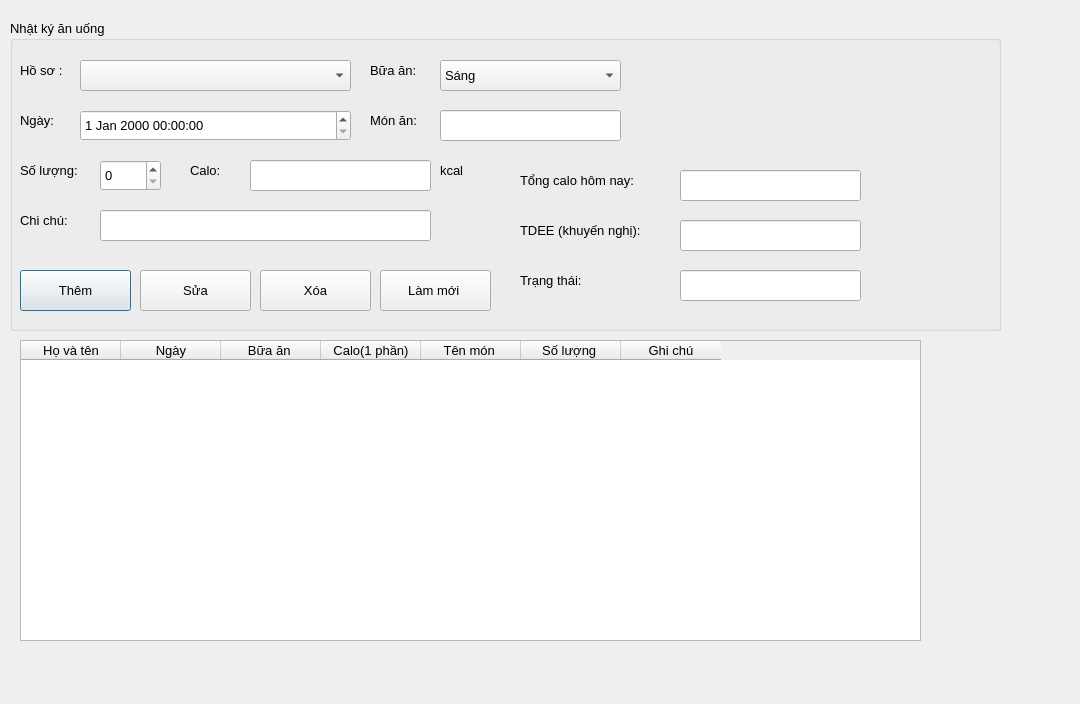
<?xml version="1.0" encoding="UTF-8"?>
<ui version="4.0">
 <class>Dialog</class>
 <widget class="QDialog" name="Dialog">
  <property name="geometry">
   <rect>
    <x>0</x>
    <y>0</y>
    <width>1080</width>
    <height>704</height>
   </rect>
  </property>
  <property name="windowTitle">
   <string>Dialog</string>
  </property>
  <widget class="QGroupBox" name="groupBox_2">
   <property name="geometry">
    <rect>
     <x>10</x>
     <y>20</y>
     <width>991</width>
     <height>311</height>
    </rect>
   </property>
   <property name="font">
    <font>
     <pointsize>10</pointsize>
    </font>
   </property>
   <property name="title">
    <string>Nhật ký ăn uống </string>
   </property>
   <widget class="QLabel" name="label_7">
    <property name="geometry">
     <rect>
      <x>10</x>
      <y>80</y>
      <width>61</width>
      <height>41</height>
     </rect>
    </property>
    <property name="font">
     <font>
      <pointsize>10</pointsize>
     </font>
    </property>
    <property name="text">
     <string>Ngày:</string>
    </property>
   </widget>
   <widget class="QLabel" name="label_8">
    <property name="geometry">
     <rect>
      <x>360</x>
      <y>30</y>
      <width>61</width>
      <height>41</height>
     </rect>
    </property>
    <property name="font">
     <font>
      <pointsize>10</pointsize>
     </font>
    </property>
    <property name="text">
     <string>Bữa ăn:</string>
    </property>
   </widget>
   <widget class="QLabel" name="label_9">
    <property name="geometry">
     <rect>
      <x>360</x>
      <y>80</y>
      <width>61</width>
      <height>41</height>
     </rect>
    </property>
    <property name="font">
     <font>
      <pointsize>10</pointsize>
     </font>
    </property>
    <property name="text">
     <string>Món ăn:</string>
    </property>
   </widget>
   <widget class="QLineEdit" name="lineEdit_mon">
    <property name="geometry">
     <rect>
      <x>430</x>
      <y>90</y>
      <width>181</width>
      <height>31</height>
     </rect>
    </property>
    <property name="font">
     <font>
      <pointsize>10</pointsize>
     </font>
    </property>
   </widget>
   <widget class="QLabel" name="label_10">
    <property name="geometry">
     <rect>
      <x>10</x>
      <y>130</y>
      <width>71</width>
      <height>41</height>
     </rect>
    </property>
    <property name="font">
     <font>
      <pointsize>10</pointsize>
     </font>
    </property>
    <property name="text">
     <string>Số lượng:</string>
    </property>
   </widget>
   <widget class="QSpinBox" name="spinBox_soluong">
    <property name="geometry">
     <rect>
      <x>90</x>
      <y>140</y>
      <width>61</width>
      <height>31</height>
     </rect>
    </property>
    <property name="font">
     <font>
      <pointsize>10</pointsize>
     </font>
    </property>
   </widget>
   <widget class="QLineEdit" name="lineEdit_calo">
    <property name="geometry">
     <rect>
      <x>240</x>
      <y>140</y>
      <width>181</width>
      <height>31</height>
     </rect>
    </property>
    <property name="font">
     <font>
      <pointsize>10</pointsize>
     </font>
    </property>
   </widget>
   <widget class="QLabel" name="label_11">
    <property name="geometry">
     <rect>
      <x>180</x>
      <y>130</y>
      <width>51</width>
      <height>41</height>
     </rect>
    </property>
    <property name="font">
     <font>
      <pointsize>10</pointsize>
     </font>
    </property>
    <property name="text">
     <string>Calo:</string>
    </property>
   </widget>
   <widget class="QLabel" name="label_12">
    <property name="geometry">
     <rect>
      <x>430</x>
      <y>130</y>
      <width>41</width>
      <height>41</height>
     </rect>
    </property>
    <property name="font">
     <font>
      <pointsize>10</pointsize>
     </font>
    </property>
    <property name="text">
     <string>kcal</string>
    </property>
   </widget>
   <widget class="QLabel" name="label_13">
    <property name="geometry">
     <rect>
      <x>10</x>
      <y>180</y>
      <width>71</width>
      <height>41</height>
     </rect>
    </property>
    <property name="font">
     <font>
      <pointsize>10</pointsize>
     </font>
    </property>
    <property name="text">
     <string>Chi chú:</string>
    </property>
   </widget>
   <widget class="QLineEdit" name="lineEdit_ghichu">
    <property name="geometry">
     <rect>
      <x>90</x>
      <y>190</y>
      <width>331</width>
      <height>31</height>
     </rect>
    </property>
    <property name="font">
     <font>
      <pointsize>10</pointsize>
     </font>
    </property>
   </widget>
   <widget class="QPushButton" name="btn_them">
    <property name="geometry">
     <rect>
      <x>10</x>
      <y>250</y>
      <width>111</width>
      <height>41</height>
     </rect>
    </property>
    <property name="font">
     <font>
      <pointsize>10</pointsize>
     </font>
    </property>
    <property name="text">
     <string>Thêm</string>
    </property>
   </widget>
   <widget class="QPushButton" name="btn_sua">
    <property name="geometry">
     <rect>
      <x>130</x>
      <y>250</y>
      <width>111</width>
      <height>41</height>
     </rect>
    </property>
    <property name="font">
     <font>
      <pointsize>10</pointsize>
     </font>
    </property>
    <property name="text">
     <string>Sửa</string>
    </property>
   </widget>
   <widget class="QPushButton" name="btn_xoa">
    <property name="geometry">
     <rect>
      <x>250</x>
      <y>250</y>
      <width>111</width>
      <height>41</height>
     </rect>
    </property>
    <property name="font">
     <font>
      <pointsize>10</pointsize>
     </font>
    </property>
    <property name="text">
     <string>Xóa</string>
    </property>
   </widget>
   <widget class="QPushButton" name="btn_reset">
    <property name="geometry">
     <rect>
      <x>370</x>
      <y>250</y>
      <width>111</width>
      <height>41</height>
     </rect>
    </property>
    <property name="font">
     <font>
      <pointsize>10</pointsize>
     </font>
    </property>
    <property name="text">
     <string>Làm mới </string>
    </property>
   </widget>
   <widget class="QDateTimeEdit" name="dateEdit_ngay">
    <property name="geometry">
     <rect>
      <x>70</x>
      <y>90</y>
      <width>271</width>
      <height>31</height>
     </rect>
    </property>
    <property name="font">
     <font>
      <pointsize>10</pointsize>
     </font>
    </property>
   </widget>
   <widget class="QComboBox" name="comboBox_buaan">
    <property name="geometry">
     <rect>
      <x>430</x>
      <y>40</y>
      <width>181</width>
      <height>31</height>
     </rect>
    </property>
    <property name="font">
     <font>
      <pointsize>10</pointsize>
     </font>
    </property>
    <item>
     <property name="text">
      <string>Sáng</string>
     </property>
    </item>
    <item>
     <property name="text">
      <string>Trưa</string>
     </property>
    </item>
    <item>
     <property name="text">
      <string>Chiều</string>
     </property>
    </item>
    <item>
     <property name="text">
      <string>Tối</string>
     </property>
    </item>
   </widget>
   <widget class="QLabel" name="label_15">
    <property name="geometry">
     <rect>
      <x>10</x>
      <y>30</y>
      <width>61</width>
      <height>41</height>
     </rect>
    </property>
    <property name="font">
     <font>
      <pointsize>10</pointsize>
     </font>
    </property>
    <property name="text">
     <string>Hồ sơ :</string>
    </property>
   </widget>
   <widget class="QComboBox" name="comboBox_hoso">
    <property name="geometry">
     <rect>
      <x>70</x>
      <y>40</y>
      <width>271</width>
      <height>31</height>
     </rect>
    </property>
    <property name="font">
     <font>
      <pointsize>10</pointsize>
     </font>
    </property>
   </widget>
   <widget class="QLabel" name="label_14">
    <property name="geometry">
     <rect>
      <x>510</x>
      <y>140</y>
      <width>161</width>
      <height>41</height>
     </rect>
    </property>
    <property name="font">
     <font>
      <pointsize>10</pointsize>
     </font>
    </property>
    <property name="text">
     <string>Tổng calo hôm nay:</string>
    </property>
   </widget>
   <widget class="QLabel" name="label_16">
    <property name="geometry">
     <rect>
      <x>510</x>
      <y>190</y>
      <width>161</width>
      <height>41</height>
     </rect>
    </property>
    <property name="font">
     <font>
      <pointsize>10</pointsize>
     </font>
    </property>
    <property name="text">
     <string>TDEE (khuyến nghị):</string>
    </property>
   </widget>
   <widget class="QLabel" name="label_17">
    <property name="geometry">
     <rect>
      <x>510</x>
      <y>240</y>
      <width>141</width>
      <height>41</height>
     </rect>
    </property>
    <property name="font">
     <font>
      <pointsize>10</pointsize>
     </font>
    </property>
    <property name="text">
     <string>Trạng thái:</string>
    </property>
   </widget>
   <widget class="QLineEdit" name="lineEdit_tongcalo">
    <property name="geometry">
     <rect>
      <x>670</x>
      <y>150</y>
      <width>181</width>
      <height>31</height>
     </rect>
    </property>
    <property name="font">
     <font>
      <pointsize>10</pointsize>
     </font>
    </property>
   </widget>
   <widget class="QLineEdit" name="lineEdit_TDEE">
    <property name="geometry">
     <rect>
      <x>670</x>
      <y>200</y>
      <width>181</width>
      <height>31</height>
     </rect>
    </property>
    <property name="font">
     <font>
      <pointsize>10</pointsize>
     </font>
    </property>
   </widget>
   <widget class="QLineEdit" name="lineEdit_trangthai">
    <property name="geometry">
     <rect>
      <x>670</x>
      <y>250</y>
      <width>181</width>
      <height>31</height>
     </rect>
    </property>
    <property name="font">
     <font>
      <pointsize>10</pointsize>
     </font>
    </property>
   </widget>
  </widget>
  <widget class="QTableWidget" name="tableWidget_nhatkyanuong">
   <property name="geometry">
    <rect>
     <x>20</x>
     <y>340</y>
     <width>901</width>
     <height>301</height>
    </rect>
   </property>
   <property name="font">
    <font>
     <pointsize>10</pointsize>
    </font>
   </property>
   <column>
    <property name="text">
     <string>Họ và tên</string>
    </property>
   </column>
   <column>
    <property name="text">
     <string>Ngày</string>
    </property>
   </column>
   <column>
    <property name="text">
     <string>Bữa ăn </string>
    </property>
   </column>
   <column>
    <property name="text">
     <string>Calo(1 phần)</string>
    </property>
   </column>
   <column>
    <property name="text">
     <string>Tên món </string>
    </property>
   </column>
   <column>
    <property name="text">
     <string>Số lượng </string>
    </property>
   </column>
   <column>
    <property name="text">
     <string>Ghi chú</string>
    </property>
   </column>
  </widget>
 </widget>
 <resources/>
 <connections/>
</ui>
